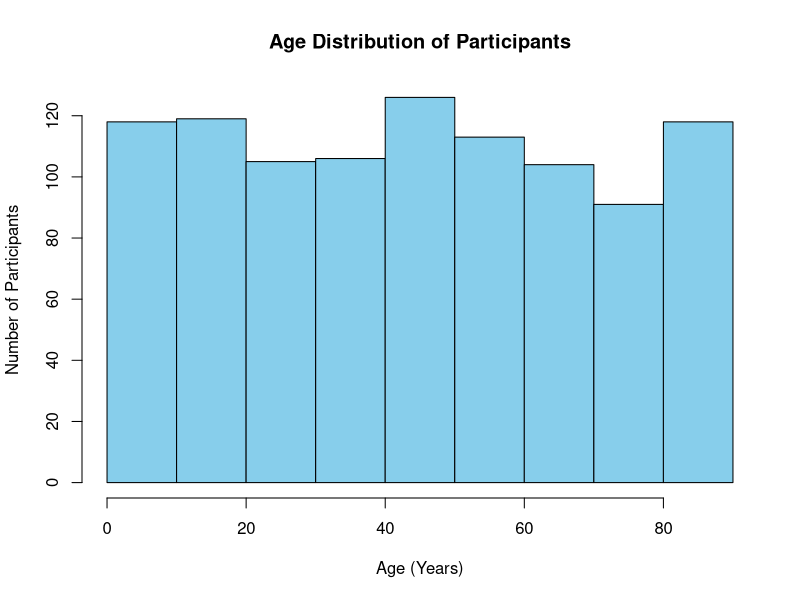
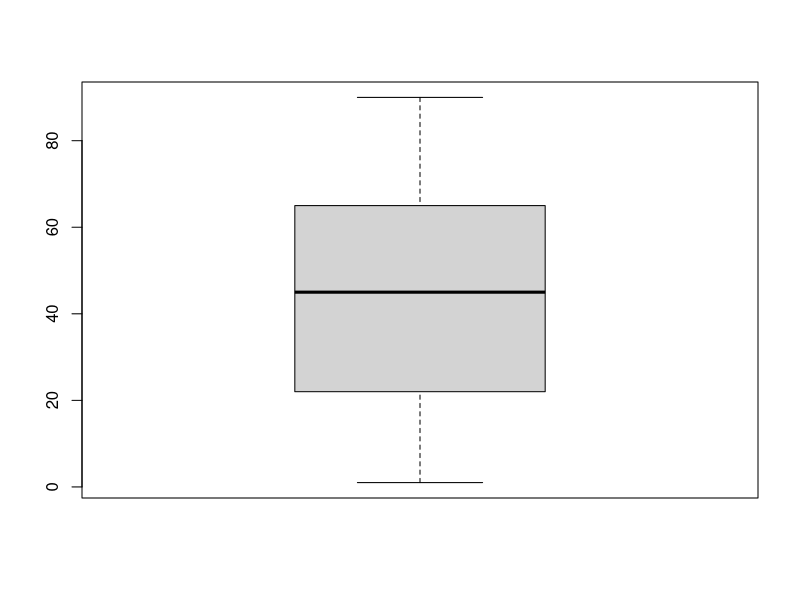
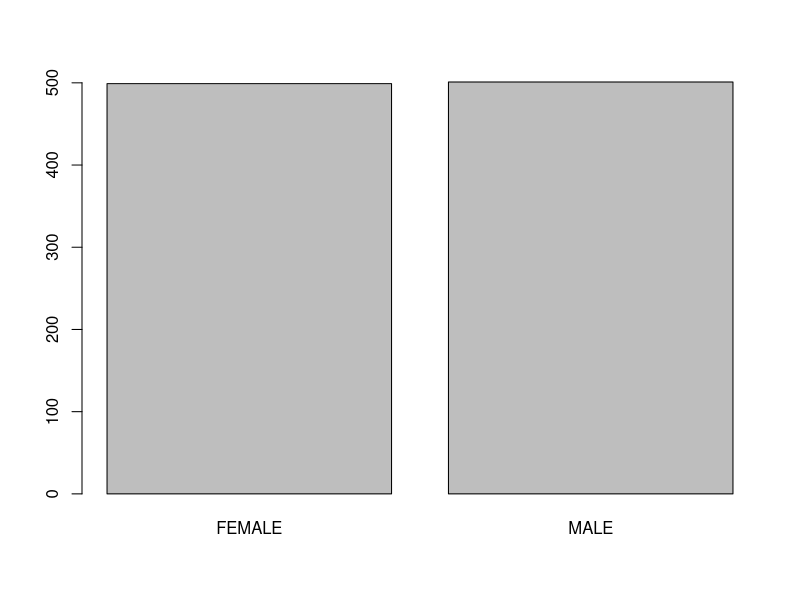
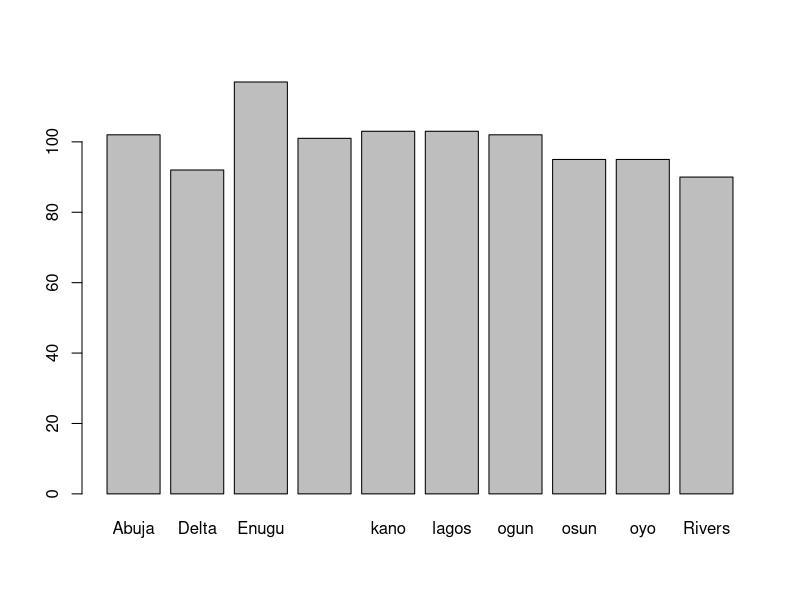
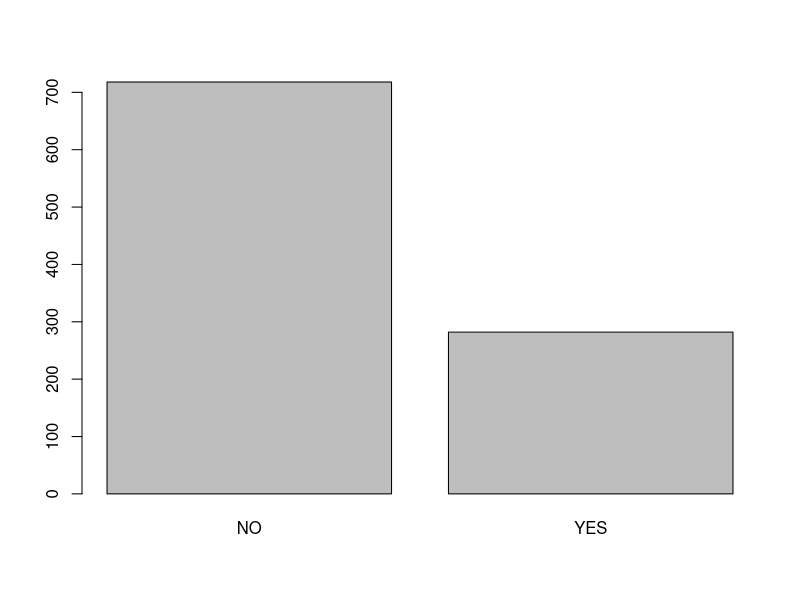
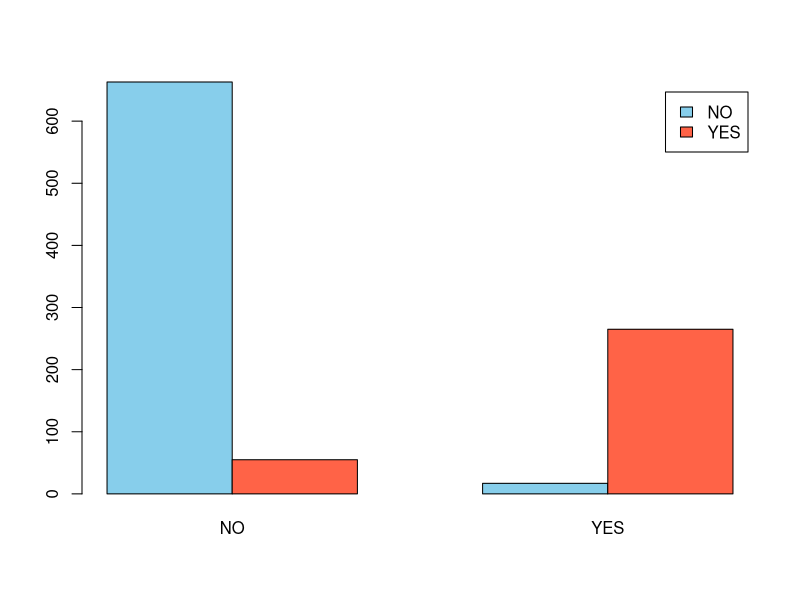
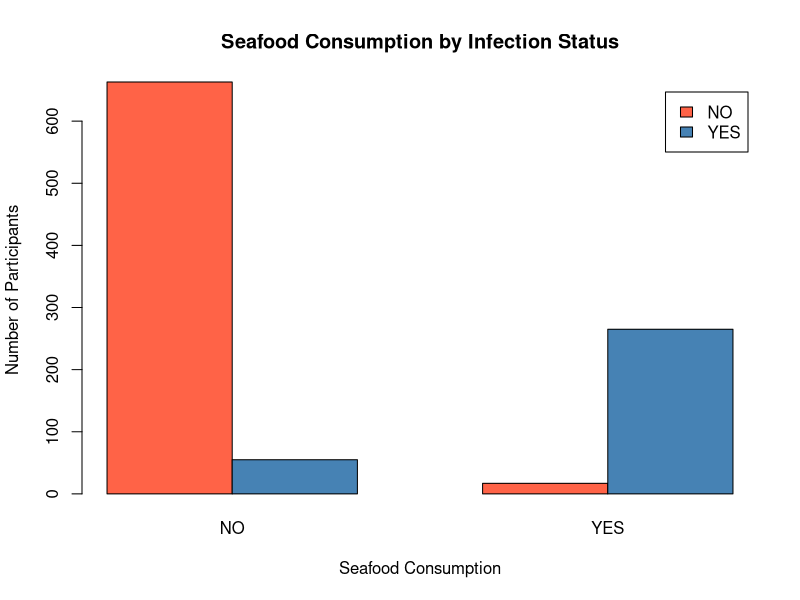
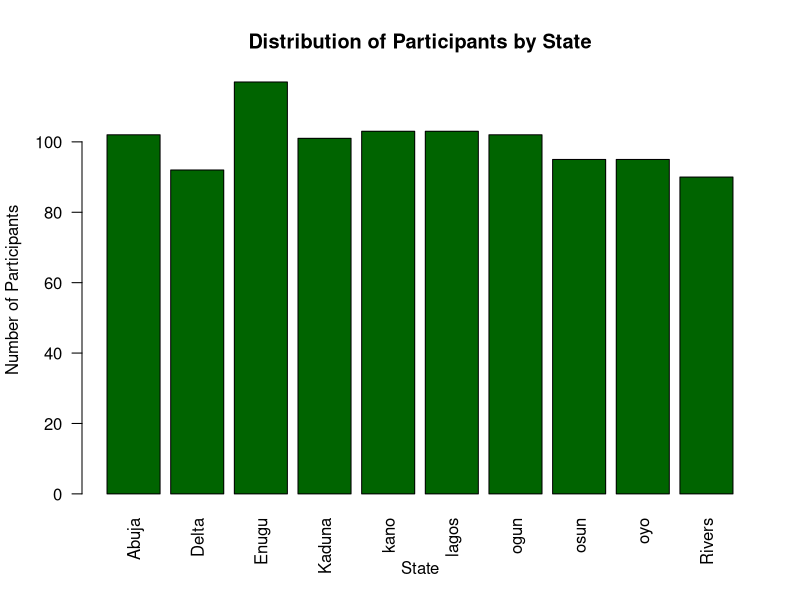

Write the R code that produced these figures, in order.
# Number of people in the study 
n <- 1000
# create a patient ID 1:n means sequence 1:1000
Patient_ID <- 1:n
# put it into a data frame 
outbreak_data <- data.frame(Patient_ID)
head(outbreak_data)
str(outbreak_data)
dim(outbreak_data)
# Add Age to the data set 
outbreak_data$Age <- sample(1:90, size = n, replace = TRUE)
head(outbreak_data)
summary(outbreak_data)
hist(outbreak_data$Age, main = "Age Distribution of Participants", xlab = "Age (Years)",
     ylab = "Number of Participants",
     col = "skyblue",
     border = "black",)
# add gender to the dataset
outbreak_data$Gender <- sample(c("MALE","FEMALE"), n, replace = TRUE)
summary(outbreak_data)
head(outbreak_data)
# ADD state to the dataset 
States <- c("lagos","oyo","ogun","osun","kano","Delta","Enugu","Rivers","Abuja","Kaduna")
outbreak_data$State <- sample(States, n, replace = TRUE)
summary(outbreak_data)
head(outbreak_data)
table(outbreak_data$State)
outbreak_data$Ate_fish <- sample(c("YES","NO"), n, replace = TRUE, prob = c(0.40,0.60))
outbreak_data$Ate_Meat <- sample(c("YES","NO"), n, replace = TRUE, prob = c(0.65,0.35))
outbreak_data$Ate_Sea_food <- sample(c("YES","NO"), n, replace = TRUE, prob = c(0.30,0.70))
outbreak_data$Eggs <- sample(c("YES","NO"), n, replace = TRUE, prob = c(0.55,0.45))
outbreak_data$Raw_vegetable <- sample(c("YES","NO"), n, replace = TRUE, prob = c(0.45,0.55))
head(outbreak_data)
infection_prob = 0.50  # Seafood
infection_prob = 0.10  # No seafood
outbreak_data$infection_prob <- ifelse(outbreak_data$Ate_Sea_food == "YES", 0.80,0.02)
outbreak_data$infection_status <- ifelse(runif(n) < outbreak_data$infection_prob, "YES","NO")
names(outbreak_data)
#inspect the general dataset
head(outbreak_data)
tail(outbreak_data)
dim(outbreak_data)
str(outbreak_data)
summary(outbreak_data)
boxplot(outbreak_data$Age)
# table all the categorical data 
table(outbreak_data$Gender)
prop.table(table(outbreak_data$Gender))

table(outbreak_data$State)
prop.table(table(outbreak_data$State))

table(outbreak_data$Ate_fish)
prop.table(table(outbreak_data$Ate_fish))

table(outbreak_data$Ate_Meat)
prop.table(table(outbreak_data$Ate_Meat))

table(outbreak_data$Ate_Sea_food)
prop.table(table(outbreak_data$Ate_Sea_food))

table(outbreak_data$Ate_Eggs)
prop.table(table(outbreak_data$Eggs))

table(outbreak_data$Raw_vegetable)
prop.table(table(outbreak_data$Raw_vegetable))

table(outbreak_data$infection_status)
prop.table(table(outbreak_data$infection_status))
#plot a chart
barplot(table(outbreak_data$Gender))
barplot(table(outbreak_data$State))

barplot(table(outbreak_data$infection_status))
# check for missing values
colSums(is.na(outbreak_data))
# make tables for bivariate analysis
seafood_table <- table(outbreak_data$Ate_Sea_food,outbreak_data$infection_status)
prop.table(seafood_table, margin = 1)
barplot(seafood_table,
        beside = TRUE,
        legend = TRUE,
        col = c("skyblue","tomato"))
chisq.test(seafood_table)
meat_table <- table(outbreak_data$Ate_Meat,outbreak_data$infection_status)
chisq.test(meat_table)
# Fish
fish_table <- table(outbreak_data$Ate_fish, outbreak_data$infection_status)
chisq.test(fish_table)
# Eggs
egg_table <- table(outbreak_data$Eggs,outbreak_data$infection_status)
chisq.test(egg_table)

# Raw Vegetables
veg_table <- table(outbreak_data$Raw_vegetable,outbreak_data$infection_status)
chisq.test(veg_table)
# Sex
sex_table <- table(outbreak_data$Gender, outbreak_data$infection_status)
chisq.test(sex_table)
# State
state_table <- table(outbreak_data$State, outbreak_data$infection_status)
chisq.test(state_table)
# Age(this is ttest bcos age is numerical variable)
t.test(Age ~ infection_status,
       data = outbreak_data)
# multivariate analysis
table(outbreak_data$infection_status)
str(outbreak_data$infection_status)
outbreak_data$infection_status <- factor(outbreak_data$infection_status,levels = c("NO", "YES"))
model <- glm(infection_status ~ Age + Gender + State + Ate_Sea_food + Ate_Meat + Ate_fish + Eggs + Raw_vegetable,
  family = binomial,data = outbreak_data)
summary(model)
exp(coef(model))
exp(cbind(Odds_Ratio = coef(model), confint(model)))
getwd()

# CREATE SOME CHart
barplot(table(outbreak_data$Ate_Sea_food,
              outbreak_data$infection_status),
        beside = TRUE,
        legend = TRUE,
        main = "Seafood Consumption by Infection Status",
        xlab = "Seafood Consumption",
        ylab = "Number of Participants",
        col = c("tomato", "steelblue"))
barplot(table(outbreak_data$State),
        main = "Distribution of Participants by State",
        xlab = "State",
        ylab = "Number of Participants",
        col = "darkgreen",
        las = 2)
barplot(table(outbreak_data$Gender),
        main = "Gender Distribution of Participants",
        xlab = "Gender",
        ylab = "Number of Participants",
        col = c("steelblue", "orange"))
png("Infection_Status.png", width = 800, height = 600)

barplot(table(outbreak_data$infection_status),
        main = "Distribution of Infection Status",
        xlab = "Infection Status",
        ylab = "Number of Participants",
        col = c("tomato", "steelblue"),
        border = "black")
png("Infection_Status.png", width = 800, height = 600)
summary(outbreak_data)
sd(outbreak_data$Age,na.rm = FALSE )
